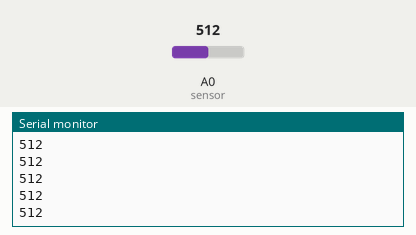
Bench run of a sketch on a simulated Arduino Uno, built with avr-gcc and run on an emulated ATmega328P. Parts: the last lines printed to the serial monitor. Inputs (shaded band) come from the test bench; at power-on: A0 (sensor) = 512.

Above: at 1.2 s.
1.3 s: A0 (sensor) set to 716
At 1.31 s:
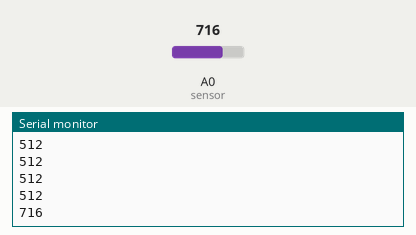
2.8 s: A0 (sensor) set to 900
At 2.81 s:
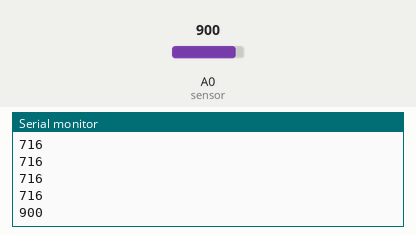
Timing chart, 0 to 5.8 s (numbered marks = the images above; inputs shaded):
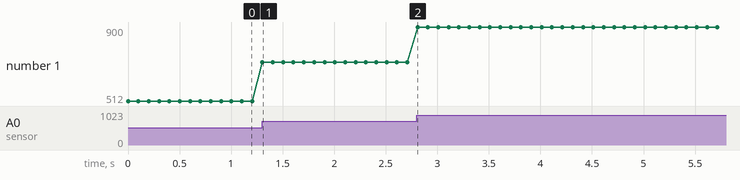

Measured:
- after the input at 1.3 s, the serial monitor: prints a new line at once (image 1)
- after the input at 2.8 s, the serial monitor: prints a new line at once (image 2)
- plotted number 1: 512 → 716 after the input at 1.3 s, 716 → 900 after the input at 2.8 s

The sketch:

soil_moisture.ino
```cpp
void setup() {
  Serial.begin(9600); // open serial port, set the baud rate to 9600 bps
}
void loop() {
  Serial.println(analogRead(A0)); //connect sensor and print the value to serial
  delay(100);
}
```
